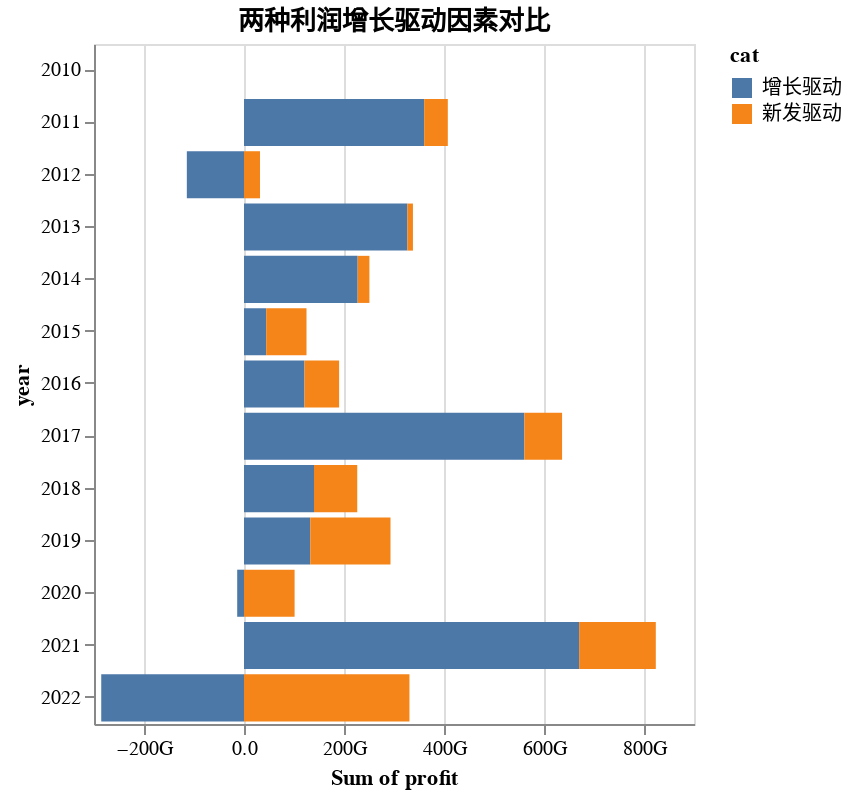

Notebook cell for this chart:
### Markdown cell above
- 可以看出，大部分时候，是已上市公司利润增长驱动的。只有少数例外。
- 其中，2015年和最近2022年，出出了已上市公司亏损，利润增长全部由当年新发公司驱动。
- 从大规律上看，上市公司的利润在爆发后，容易第二年就疲软。2017年和2021年就是个例子。
- 下图上两个驱动因素的详细对比。

### Code cell
inc_plotdf_sel = inc_plotdf[inc_plotdf['cat'] != 'base']
alt.Chart(inc_plotdf_sel).mark_bar().encode(
    alt.X('sum(profit)').axis(format='.2s'),
    alt.Y('year:O'),
    color='cat'
).properties(
    title = '两种利润增长驱动因素对比',
    width = 'container',
    height = len(df_total)*20+80
)

### Figure 1 — Vega-Lite specification as saved in the notebook (floating-point values rounded to 4 significant figures)
{"config": {"view": {"continuousWidth": 300, "continuousHeight": 300}}, "data": {"name": "data-e3dcb2ec371357d19d7dbeb6dfb1d62e"}, "mark": {"type": "bar"}, "encoding": {"color": {"field": "cat", "type": "nominal"}, "x": {"aggregate": "sum", "axis": {"format": ".2s"}, "field": "profit", "type": "quantitative"}, "y": {"field": "year", "type": "ordinal"}}, "height": 340, "title": "两种利润增长驱动因素对比", "width": "container", "$schema": "https://vega.github.io/schema/vega-lite/v5.8.0.json", "datasets": {"data-e3dcb2ec371357d19d7dbeb6dfb1d62e": [{"year": 2010, "cat": "增长驱动", "profit": 0.0}, {"year": 2011, "cat": "增长驱动", "profit": 360400000000.0}, {"year": 2012, "cat": "增长驱动", "profit": -114300000000.0}, {"year": 2013, "cat": "增长驱动", "profit": 326800000000.0}, {"year": 2014, "cat": "增长驱动", "profit": 227300000000.0}, {"year": 2015, "cat": "增长驱动", "profit": 44420000000.0}, {"year": 2016, "cat": "增长驱动", "profit": 121000000000.0}, {"year": 2017, "cat": "增长驱动", "profit": 560700000000.0}, {"year": 2018, "cat": "增长驱动", "profit": 140000000000.0}, {"year": 2019, "cat": "增长驱动", "profit": 132500000000.0}, {"year": 2020, "cat": "增长驱动", "profit": -13620000000.0}, {"year": 2021, "cat": "增长驱动", "profit": 670300000000.0}, {"year": 2022, "cat": "增长驱动", "profit": -285500000000.0}, {"year": 2010, "cat": "新发驱动", "profit": 0.0}, {"year": 2011, "cat": "新发驱动", "profit": 47250000000.0}, {"year": 2012, "cat": "新发驱动", "profit": 31990000000.0}, {"year": 2013, "cat": "新发驱动", "profit": 11070000000.0}, {"year": 2014, "cat": "新发驱动", "profit": 23510000000.0}, {"year": 2015, "cat": "新发驱动", "profit": 80580000000.0}, {"year": 2016, "cat": "新发驱动", "profit": 69230000000.0}, {"year": 2017, "cat": "新发驱动", "profit": 75430000000.0}, {"year": 2018, "cat": "新发驱动", "profit": 86460000000.0}, {"year": 2019, "cat": "新发驱动", "profit": 160500000000.0}, {"year": 2020, "cat": "新发驱动", "profit": 101200000000.0}, {"year": 2021, "cat": "新发驱动", "profit": 153300000000.0}, {"year": 2022, "cat": "新发驱动", "profit": 330900000000.0}]}}
